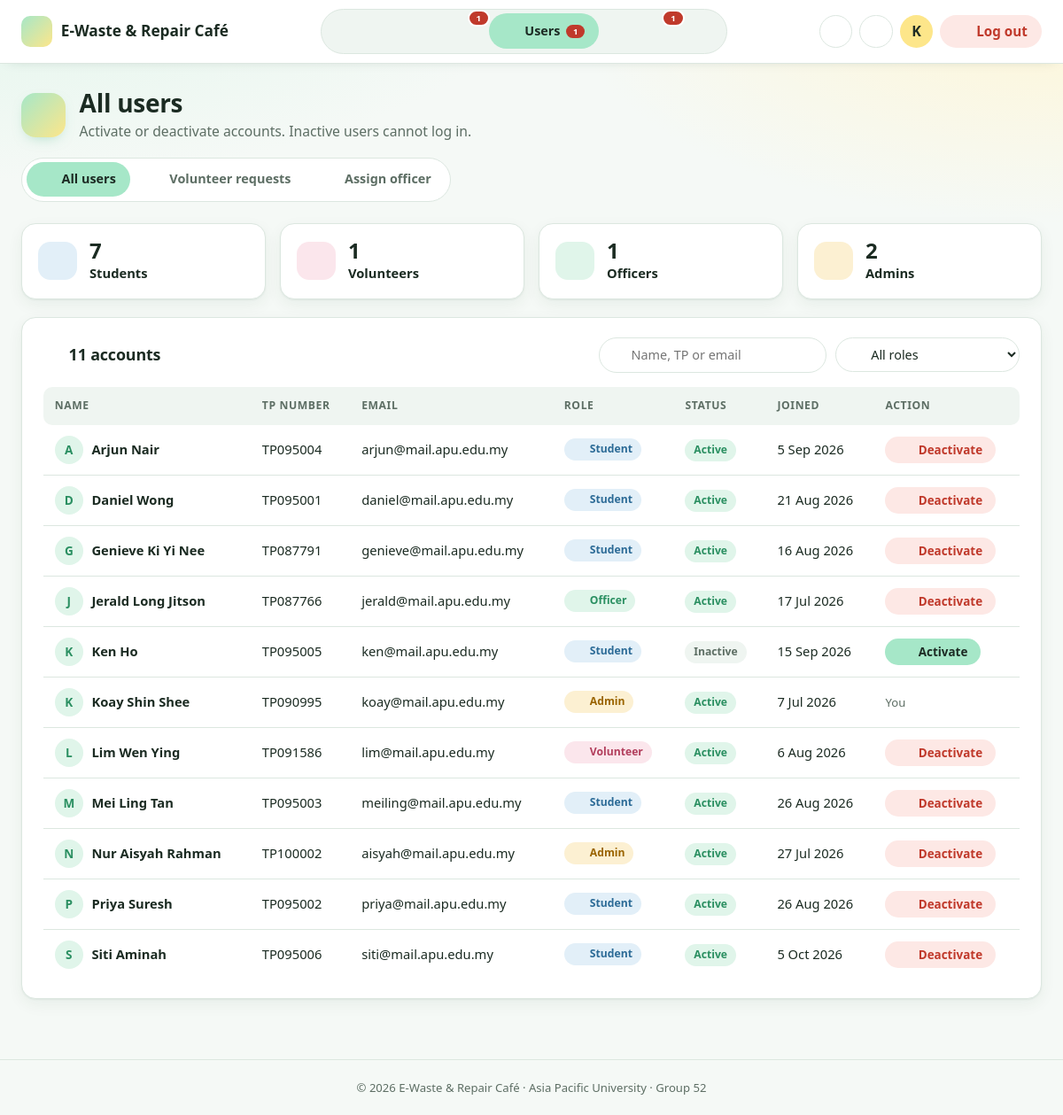
The page /admin/users.php (signed in) on the database its author committed.
### tables this page shows
CREATE TABLE `users` (
  `tp_number` varchar(10) NOT NULL,
  `name` varchar(100) NOT NULL,
  `email` varchar(100) NOT NULL,
  `password` varchar(255) NOT NULL,
  `phone` varchar(15) NOT NULL,
  `is_active` tinyint(1) NOT NULL DEFAULT 1,
  `created_at` datetime NOT NULL DEFAULT current_timestamp()
);

### includes/functions.php (called while the page is built, shortened)
<?php
require_once __DIR__ . '/icons.php';
function e($value)
{
    return htmlspecialchars((string) $value, ENT_QUOTES, 'UTF-8');
}
function nice_date($datetime, $withTime = false)
{
    return date($withTime ? 'j M Y, g:i A' : 'j M Y', strtotime($datetime));
}
function db_all($conn, $sql, $types = '', $params = [])
{
    $stmt = $conn->prepare($sql);
    if ($types !== '') $stmt->bind_param($types, ...$params);
    $stmt->execute();
    $result = $stmt->get_result();
    return $result->fetch_all(MYSQLI_ASSOC);
}

### admin/users.php (the view, shortened to what this page needs)
<?php
require '../config/db.php';
require '../includes/functions.php';
$me = $_SESSION['tp_number'];
$users = db_all($conn, "SELECT u.tp_number, u.name, u.email, u.phone, u.is_active, u.created_at,
                               CASE WHEN a.tp_number IS NOT NULL THEN 'Admin'
                                    WHEN o.tp_number IS NOT NULL THEN 'Officer'
                                    WHEN v.tp_number IS NOT NULL THEN 'Volunteer'
                                    WHEN s.tp_number IS NOT NULL THEN 'Student'
                                    ELSE 'No role' END AS role
                        FROM users u
                        LEFT JOIN admins a     ON a.tp_number = u.tp_number
                        LEFT JOIN officers o   ON o.tp_number = u.tp_number
                        LEFT JOIN volunteers v ON v.tp_number = u.tp_number
                        LEFT JOIN students s   ON s.tp_number = u.tp_number
                        ORDER BY u.name");
$role_count = array_count_values(array_column($users, 'role'));
$role_icon  = ['Student' => 'user', 'Volunteer' => 'heart', 'Officer' => 'recycle', 'Admin' => 'shield', 'No role' => 'user'];
require '../includes/admin_top.php';
?>
<section class="stat-grid four">
    <?php foreach (['Student' => 'tint-sky', 'Volunteer' => 'tint-rose', 'Officer' => 'tint-mint', 'Admin' => 'tint-gold'] as $r => $tint): ?>
        <div class="stat-card row"><span class="stat-icon <?= $tint ?>"><?= icon($role_icon[$r]) ?></span><div><strong class="stat-value"><?= $role_count[$r] ?? 0 ?></strong><span class="stat-title"><?= $r ?>s</span></div></div>
    <?php endforeach; ?>
</section>
<section class="card">
    <div class="card-head">
        <h2 class="card-title"><?= icon('list') ?> <?= count($users) ?> accounts</h2>
        <div class="filters">
            <label class="search-box"><?= icon('search') ?><input type="search" placeholder="Name, TP or email" data-filter-table="user-table" aria-label="Search users"></label>
            <label class="select-box"><?= icon('filter') ?>
                <select data-filter-role="user-table" aria-label="Filter by role">
                    <option value="">All roles</option>
                </select>
            </label>
        </div>
    </div>
    <div class="table-wrap">
        <table id="user-table">
            <thead><tr><th>Name</th><th>TP number</th><th>Email</th><th>Role</th><th>Status</th><th>Joined</th><th>Action</th></tr></thead>
            <tbody>
            <?php foreach ($users as $u): ?>
                <tr data-role="<?= e($u['role']) ?>">
                    <td><span class="name-cell"><span class="avatar small"><?= e(strtoupper(substr($u['name'], 0, 1))) ?></span><?= e($u['name']) ?></span></td>
                    <td><?= e($u['tp_number']) ?></td>
                    <td><?= e($u['email']) ?></td>
                    <td><span class="badge role-<?= strtolower($u['role']) ?>"><?= icon($role_icon[$u['role']]) ?> <?= e($u['role']) ?></span></td>
                    <td><span class="badge <?= $u['is_active'] ? 'badge-ok' : 'badge-off' ?>"><?= $u['is_active'] ? 'Active' : 'Inactive' ?></span></td>
                    <td><?= nice_date($u['created_at']) ?></td>
                    <td>
                        <?php if ($u['tp_number'] === $me): ?>
                            <small class="muted">You</small>
                        <?php else: ?>
                            <form method="post" data-confirm="<?= $u['is_active'] ? 'Deactivate' : 'Activate' ?> <?= e($u['name']) ?>?">
                                <?php if ($u['is_active']): ?>
                                    <button class="btn btn-danger btn-sm"><?= icon('lock') ?> Deactivate</button>
                                <?php else: ?>
                                    <button class="btn btn-primary btn-sm"><?= icon('key') ?> Activate</button>
                                <?php endif; ?>
                            </form>
                        <?php endif; ?>
                    </td>
                </tr>
            <?php endforeach; ?>
            </tbody>
        </table>
    </div>
</section>
<?php require '../includes/admin_bottom.php'; ?>

### includes/icons.php (shortened to what this page needs)
<?php
function icon($name, $class = '')
{
    $svg = $paths[$name] ?? $paths['box'];
    return '<svg class="icon ' . $class . '" viewBox="0 0 24 24" aria-hidden="true" focusable="false">' . $svg . '</svg>';
}

### rows shown on the page
users: name "A", name "Arjun Nair", tp_number "TP095004", email "arjun@mail.apu.edu.my", role "Student", is_active "Active", created_at "5 Sep 2026"
users: name "D", name "Daniel Wong", tp_number "TP095001", email "daniel@mail.apu.edu.my", role "Student", is_active "Active", created_at "21 Aug 2026"
users: name "G", name "Genieve Ki Yi Nee", tp_number "TP087791", email "genieve@mail.apu.edu.my", role "Student", is_active "Active", created_at "16 Aug 2026"
users: name "J", name "Jerald Long Jitson", tp_number "TP087766", email "jerald@mail.apu.edu.my", role "Officer", is_active "Active", created_at "17 Jul 2026"
users: name "K", name "Ken Ho", tp_number "TP095005", email "ken@mail.apu.edu.my", role "Student", is_active "Inactive", created_at "15 Sep 2026"
users: name "K", name "Koay Shin Shee", tp_number "TP090995", email "koay@mail.apu.edu.my", role "Admin", is_active "Active", created_at "7 Jul 2026", shows "You"
users: name "L", name "Lim Wen Ying", tp_number "TP091586", email "lim@mail.apu.edu.my", role "Volunteer", is_active "Active", created_at "6 Aug 2026"
users: name "M", name "Mei Ling Tan", tp_number "TP095003", email "meiling@mail.apu.edu.my", role "Student", is_active "Active", created_at "26 Aug 2026"
users: name "N", name "Nur Aisyah Rahman", tp_number "TP100002", email "aisyah@mail.apu.edu.my", role "Admin", is_active "Active", created_at "27 Jul 2026"
users: name "P", name "Priya Suresh", tp_number "TP095002", email "priya@mail.apu.edu.my", role "Student", is_active "Active", created_at "26 Aug 2026"
users: name "S", name "Siti Aminah", tp_number "TP095006", email "siti@mail.apu.edu.my", role "Student", is_active "Active", created_at "5 Oct 2026"

### other values the page prints
$nav_badges[$key] "1"
$label "Users"
$initial "K"
$title "All users"
$desc "Activate or deactivate accounts. Inactive users cannot log in."
$label "All users"
$label "Volunteer requests"
$label "Assign officer"
$role_count[$r] "7"
$r "Student"
$role_count[$r] "1"
$r "Volunteer"
$r "Officer"
$role_count[$r] "2"
$r "Admin"
